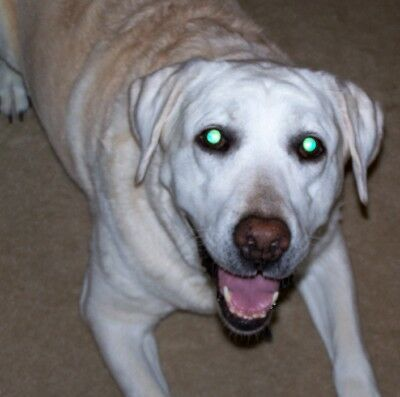
#> input picture lab-1/353.jpg, 400 x 397 px
$ jupyter execute --allow-errors ML_Lab1_Data_Fundamentals.ipynb
#> lines starting #> are read from the running program, lines starting #| are printed output that depends on the picture
# Machine Learning Technologies - Lab 1
## Data Handling and Visualisation Fundamentals

**Objectives:**
1. Learn to load and manipulate data with pandas
2. Visualise data with matplotlib
3. Work with images as numpy arrays
4. Get familiar with basic scikit-learn workflows

**Prerequisites:** Basic Python, numpy knowledge

---

## 1. NumPy refresher

NumPy arrays are the foundation of scientific Python.

[cell 1]
import numpy as np

[cell 2]
a = np.array([1, 2, 3, 4, 5])
print(a, a.shape, a.dtype)
b = np.array([[1,2,3,4],[1,2,3,4]])
print(b, b.shape, b.dtype)

[cell 3]
c = np.ones([3,3])
print(c)
d = np.arange(1,5)
print(d)

### Student Task

Create a 3×4 NumPy array containing the values 0–11.

[cell 4]
# TODO: create array
e = np.array([[0, 1, 2, 3], [4, 5, 6, 7], [8, 9, 10, 11]])

# TODO: print array and shape
print(e, e.shape)

## Working with Pandas

Pandas is the standard library for data manipulation in Python. It provides two main data structures:
- **Series**: 1D labelled array
- **DataFrame**: 2D labelled data structure (like a spreadsheet)

Let's start by importing the libraries we'll need:

[cell 5]
import pandas as pd
import matplotlib.pyplot as plt
# Set display options for better output
pd.set_option('display.max_columns', None)
pd.set_option('display.width', None)

## Pandas introduction

Pandas provides labelled, tabular data structures.

Before continuing, skim:
https://pandas.pydata.org/docs/user_guide/10min.html

One of the restrictions of numpy arrays is that everything must be of the same data type, Pandas does not have this issue

[cell 6]
data = {
    "name": ["Alice", "Bob", "Charlie", "Diana"],
    "age": [21, 23, 22, 24],
    "grade": [68, 75, 82, 90]
}

df = pd.DataFrame(data)
df

[cell 7]
df.info()

We can select an individual column using df["name"], this will return a series

If we want to convert this to a numpy array use .values

[cell 8]
print(df["name"])
print("now as array:")
print(df["name"].values)

### Student Task

- Select the `age` column
- Select `name` and `grade` together
- Filter rows where `grade >= 75`

[cell 9]
## todo
print(df["age"])
print(df[["name", "grade"]])
print(df[df['grade'] >= 75])

## Visualisation

[cell 10]
plt.plot(df["grade"])
plt.xlabel("Index")
plt.ylabel("Grade")
plt.show()
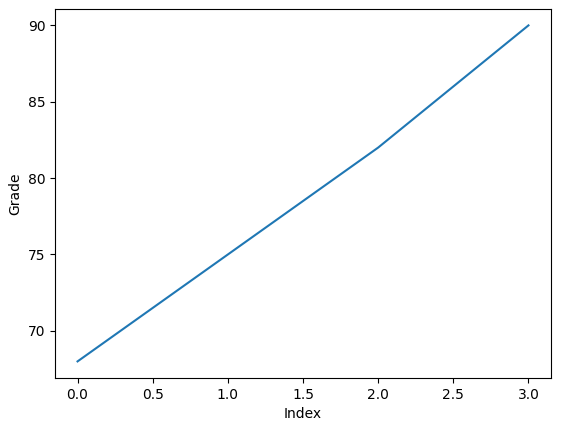
#> figure drawn by matplotlib, 1 panel

### Student Task

Create a bar chart of names vs grades.

(You could use plt.bar or df.plot(kind='bar'))

[cell 11]
# TODO
plt.bar(df["name"], df["grade"])
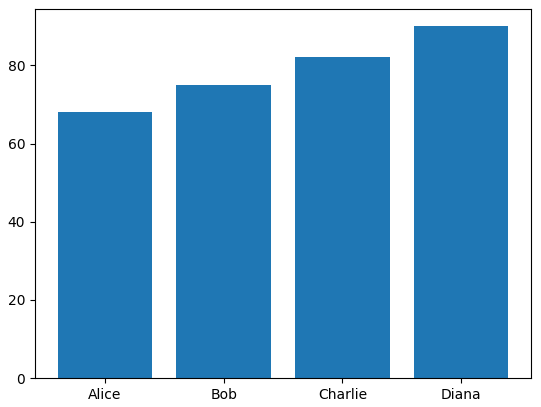
#> figure drawn by matplotlib, 1 panel; tallest bar 90 high, from x = 2.6 to 3.4

### 1.1 Creating Sample Data

First, let's create some sample CSV and JSON files to work with:

[cell 12]
# Create a sample CSV file - Student Grades
student_data = {
    'student_id': [1, 2, 3, 4, 5, 6, 7, 8, 9, 10],
    'name': ['Alice', 'Bob', 'Charlie', 'Diana', 'Eve',
             'Frank', 'Grace', 'Henry', 'Iris', 'Jack'],
    'age': [20, 22, 21, 23, 20, 22, 21, 24, 20, 23],
    'math_score': [85, 72, 90, 88, 76, 95, 82, 79, 91, 84],
    'science_score': [78, 85, 88, 92, 81, 89, 87, 75, 94, 80],
    'attendance': [95, 87, 92, 98, 85, 97, 90, 82, 96, 88]
}

df_students = pd.DataFrame(student_data)
df_students.to_csv('students.csv', index=False)

print("Created students.csv")
print(df_students.head())

[cell 13]
# Create a sample JSON file - Weather Data
weather_data = {
    'city': ['Limerick', 'Galway', 'Dublin', 'Cork', 'Belfast'],
    'temperature': [12.5, 11.8, 13.2, 13.8, 10.9],
    'humidity': [82, 85, 78, 80, 88],
    'wind_speed': [15.2, 18.5, 12.3, 14.1, 20.3],
    'rainfall_mm': [2.3, 3.1, 1.8, 2.0, 3.8]
}

df_weather = pd.DataFrame(weather_data)
df_weather.to_json('weather.json', orient='records', indent=2)

print("Created weather.json")
print(df_weather)

### 1.2 Loading Data

Now let's load these files and explore them:

[cell 14]
# Load CSV file
students_df = pd.read_csv('students.csv')

print("First few rows:")
print(students_df.head())

print("\nDataFrame info:")
print(students_df.info())

print("\nBasic statistics:")
print(students_df.describe())

[cell 15]
# Load JSON file
weather_df = pd.read_json('weather.json')

print("Weather DataFrame:")
print(weather_df)

print("\nColumn data types:")
print(weather_df.dtypes)

### 1.3 Data Wrangling

**Task 1:** Let's perform some common data manipulation tasks:

[cell 16]
# Task 1a: Calculate average score for each student
students_df['average_score'] = (students_df['math_score'] +
                                 students_df['science_score']) / 2

print("Students with average scores:")
print(students_df[['name', 'math_score', 'science_score', 'average_score']])

[cell 17]
# Task 1b: Filter students with average > 85
high_performers = students_df[students_df['average_score'] > 85]

print(f"\nHigh performers (avg > 85): {len(high_performers)} students")
print(high_performers[['name', 'average_score']])

[cell 18]
# Task 1c: Group by age and calculate mean scores
age_groups = students_df.groupby('age').agg({
    'math_score': 'mean',
    'science_score': 'mean',
    'attendance': 'mean'
}).round(2)

print("\nAverage scores by age:")
print(age_groups)

**Task 2:** Handle missing data (we'll artificially create some):

[cell 19]
# Introduce some missing values
students_with_missing = students_df.copy()
students_with_missing.loc[2, 'math_score'] = np.nan
students_with_missing.loc[5, 'science_score'] = np.nan
students_with_missing.loc[7, 'attendance'] = np.nan

print("DataFrame with missing values:")
print(students_with_missing)

print("\nMissing values per column:")
print(students_with_missing.isnull().sum())

[cell 20]
# Fill missing values with column mean
students_filled = students_with_missing.fillna(students_with_missing[["math_score","science_score","attendance"]].mean())

print("\nAfter filling with mean:")
print(students_filled)

# Alternatively, drop rows with missing values
students_dropped = students_with_missing.dropna()
print(f"\nRows after dropping NaN: {len(students_dropped)} (was {len(students_with_missing)})")
students_dropped

**Task 3:** Merge weather data with city information:

[cell 21]
# Create city information
city_info = pd.DataFrame({
    'city': ['Limerick', 'Galway', 'Dublin', 'Cork', 'Belfast'],
    'population': [94192, 79934, 554554, 208669, 343542],
    'province': ['Munster', 'Connacht', 'Leinster', 'Munster', 'Ulster']
})

# Merge dataframes
weather_merged = pd.merge(weather_df, city_info, on='city')

print("Merged weather data:")
print(weather_merged)

### 1.4 Quick Exercise

**Your turn!** Complete the following tasks:

1. Calculate the temperature-to-humidity ratio for each city

   (dataframename["newcolumn"] = ....  creates a new column or overwrites the column if the column name already exists)
3. Find the city with the highest rainfall

   (Boolean indexing might work here, if you don't know what that is, ask)
4. Create a new column categorising cities as 'Windy' (wind_speed > 15) or 'Calm'

   (np.where may work here like a ternary conditional OR use .apply)

[cell 22]
# Exercise solution space
# 1. Temperature-to-humidity ratio
weather_merged["temperature_humidity_ratio"] = weather_merged["temperature"] / weather_merged["humidity"]

# 2. City with highest rainfall
print(weather_merged[weather_merged["rainfall_mm"] == weather_merged["rainfall_mm"].max()]["city"])

# 3. Wind category
weather_merged["category"] = np.where(weather_merged["wind_speed"] > 15, "Windy", "Calm")
weather_merged

# Exercise Student Performance Analysis

[cell 23]
# Using the students_df DataFrame:
#
# 1. Create a new column 'grade' based on average_score:
#    - 'A' if average_score >= 90
#    - 'B' if 85 <= average_score < 90
#    - 'C' if 80 <= average_score < 85
#    - 'D' if average_score < 80
# Again np.where may work but difficult to read, np.select may work better, .apply is also a possibility
#
# 2. Count how many students got each grade - don't write a loop
#
# 3. Find the student(s) with the highest attendance
#
# 4. Calculate the correlation between attendance and average_score
#    (hint: use .corr() method)
#
# 5. Create a new DataFrame with only students who:
#    - Have attendance > 90, AND
#    - Have average_score > 85
#    Display their names and scores

# Your code here:

## Some Exercises

people.csv and devices.json were given to you on Moodle

Load both of these files using pandas and investigate the dataframes

#> (a cell that did not finish here is left out)

#> (a cell that did not finish here is left out)

#> (a cell that did not finish here is left out)

## Part 2: Visualisation with Matplotlib

Matplotlib is the foundational plotting library in Python. Let's explore various plot types:

### 2.1 Basic Plots

[cell 27]
# Line plot - Student scores
plt.figure(figsize=(10, 5))
plt.plot(students_df['name'], students_df['math_score'],
         marker='o', label='Maths', linewidth=2)
plt.plot(students_df['name'], students_df['science_score'],
         marker='s', label='Science', linewidth=2)
plt.xlabel('Student')
plt.ylabel('Score')
plt.title('Student Scores Comparison')
plt.legend()
plt.xticks(rotation=45)
plt.grid(True, alpha=0.3)
plt.tight_layout()
plt.show()

[cell 28]
# Bar chart - Weather comparison
fig, axes = plt.subplots(1, 2, figsize=(12, 5))

# Temperature bar chart
axes[0].bar(weather_merged['city'], weather_merged['temperature'],
            color='skyblue', edgecolor='navy')
axes[0].set_ylabel('Temperature (°C)')
axes[0].set_title('Temperature by City')
axes[0].tick_params(axis='x', rotation=45)

# Rainfall bar chart
axes[1].bar(weather_merged['city'], weather_merged['rainfall_mm'],
            color='steelblue', edgecolor='darkblue')
axes[1].set_ylabel('Rainfall (mm)')
axes[1].set_title('Rainfall by City')
axes[1].tick_params(axis='x', rotation=45)

plt.tight_layout()
plt.show()
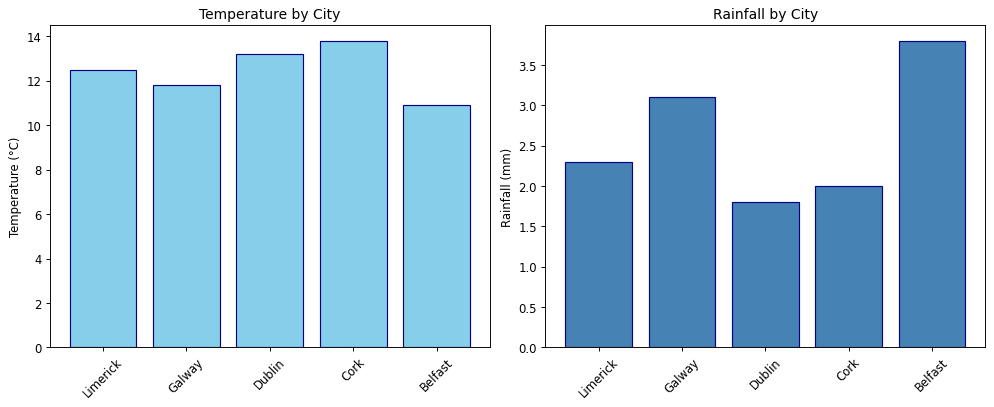
#> figure drawn by matplotlib, 2 panels; panel 1: tallest bar 13.8 high, from x = 2.6 to 3.4; panel 2: tallest bar 3.8 high, from x = 3.6 to 4.4

[cell 29]
# Scatter plot with trend line
plt.figure(figsize=(8, 6))
plt.scatter(students_df['attendance'], students_df['average_score'],
            s=100, alpha=0.6, c=students_df['age'], cmap='viridis')
plt.colorbar(label='Age')

# Add trend line
z = np.polyfit(students_df['attendance'], students_df['average_score'], 1)
p = np.poly1d(z)
plt.plot(students_df['attendance'], p(students_df['attendance']),
         "r--", alpha=0.8, label='Trend')

plt.xlabel('Attendance (%)')
plt.ylabel('Average Score')
plt.title('Attendance vs Performance')
plt.legend()
plt.grid(True, alpha=0.3)
plt.show()
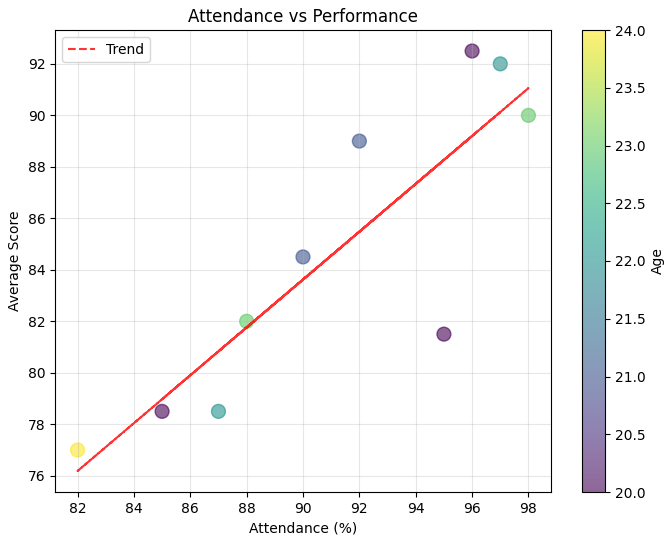
#> figure drawn by matplotlib, 2 panels

[cell 30]
# Histogram - Score distribution
fig, axes = plt.subplots(1, 2, figsize=(12, 5))

axes[0].hist(students_df['math_score'], bins=5,
             color='coral', edgecolor='black', alpha=0.7)
axes[0].set_xlabel('Maths Score')
axes[0].set_ylabel('Frequency')
axes[0].set_title('Distribution of Maths Scores')

axes[1].hist(students_df['science_score'], bins=5,
             color='lightgreen', edgecolor='black', alpha=0.7)
axes[1].set_xlabel('Science Score')
axes[1].set_ylabel('Frequency')
axes[1].set_title('Distribution of Science Scores')

plt.tight_layout()
plt.show()
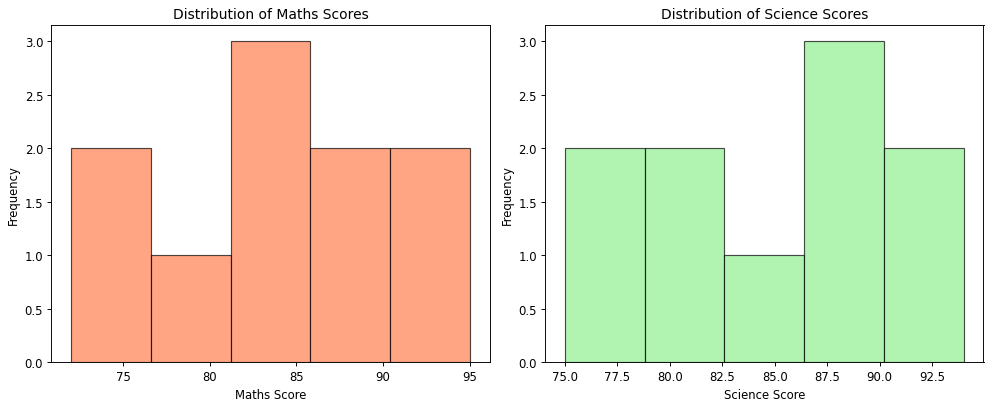
#> figure drawn by matplotlib, 2 panels; panel 1: tallest bar 3 high, from x = 81.2 to 85.8; panel 2: tallest bar 3 high, from x = 86.4 to 90.2

### 2.2 Subplots and Multiple Visualisations

[cell 31]
# Create a dashboard-style visualisation
fig = plt.figure(figsize=(14, 10))

# Define grid
gs = fig.add_gridspec(3, 3, hspace=0.3, wspace=0.3)

# Plot 1: Score comparison (spans 2 columns)
ax1 = fig.add_subplot(gs[0, :2])
x = np.arange(len(students_df))
width = 0.35
ax1.bar(x - width/2, students_df['math_score'], width, label='Maths', alpha=0.8)
ax1.bar(x + width/2, students_df['science_score'], width, label='Science', alpha=0.8)
ax1.set_xlabel('Student Index')
ax1.set_ylabel('Scores')
ax1.set_title('Score Comparison by Student')
ax1.legend()
ax1.grid(axis='y', alpha=0.3)

# Plot 2: Age distribution
ax2 = fig.add_subplot(gs[0, 2])
age_counts = students_df['age'].value_counts().sort_index()
ax2.pie(age_counts.values, labels=age_counts.index, autopct='%1.1f%%', startangle=90)
ax2.set_title('Age Distribution')

# Plot 3: Attendance box plot
ax3 = fig.add_subplot(gs[1, :])
ax3.boxplot([students_df['attendance'], students_df['math_score'],
             students_df['science_score']],
            labels=['Attendance', 'Maths', 'Science'])
ax3.set_ylabel('Value')
ax3.set_title('Distribution Comparison')
ax3.grid(axis='y', alpha=0.3)

# Plot 4: Weather scatter
ax4 = fig.add_subplot(gs[2, :2])
scatter = ax4.scatter(weather_merged['temperature'], weather_merged['humidity'],
                     s=weather_merged['rainfall_mm']*100,
                     c=weather_merged['wind_speed'],
                     cmap='coolwarm', alpha=0.6, edgecolors='black')
for i, city in enumerate(weather_merged['city']):
    ax4.annotate(city, (weather_merged['temperature'].iloc[i],
                        weather_merged['humidity'].iloc[i]))
ax4.set_xlabel('Temperature (°C)')
ax4.set_ylabel('Humidity (%)')
ax4.set_title('Weather Patterns (size=rainfall, colour=wind speed)')
plt.colorbar(scatter, ax=ax4, label='Wind Speed (km/h)')

# Plot 5: Summary statistics
ax5 = fig.add_subplot(gs[2, 2])
ax5.axis('off')
summary_text = f"""Summary Statistics:
==================
Students: {len(students_df)}
Avg Maths: {students_df['math_score'].mean():.1f}
Avg Science: {students_df['science_score'].mean():.1f}
Avg Attendance: {students_df['attendance'].mean():.1f}%

Cities: {len(weather_merged)}
Avg Temp: {weather_merged['temperature'].mean():.1f}°C
Avg Humidity: {weather_merged['humidity'].mean():.1f}%
"""
ax5.text(0.1, 0.5, summary_text, fontsize=10, family='monospace',
         verticalalignment='center')

plt.suptitle('Student Performance & Weather Dashboard', fontsize=16, fontweight='bold')
plt.show()
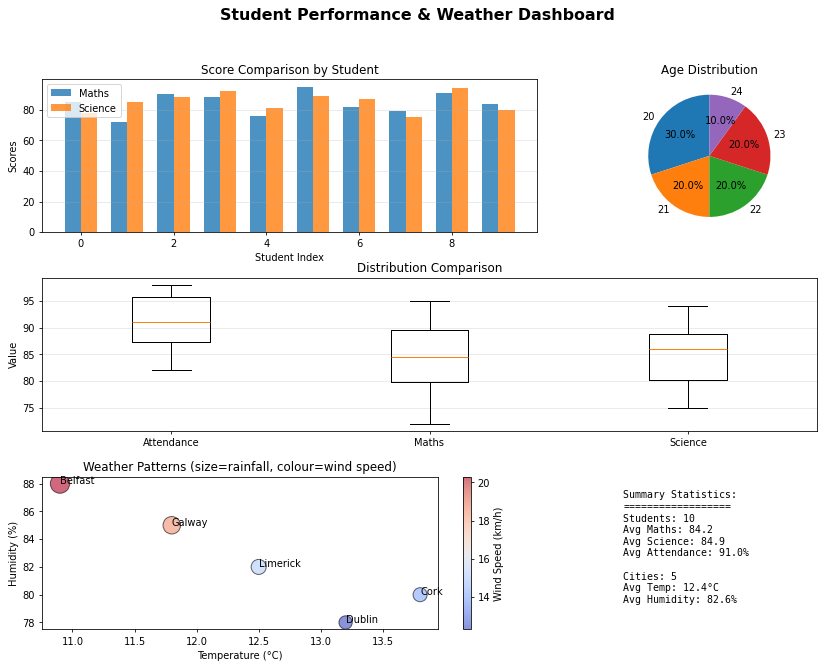
#> figure drawn by matplotlib, 5 panels; panel 1: tallest bar 95 high, from x = 4.65 to 5; panel 1: tallest bar 94 high, from x = 8 to 8.35

## Exercise for matplotlib

[cell 32]
# Create a figure with 1 row and 2 columns of subplots
fig, (ax1, ax2) = plt.subplots(1, 2, figsize=(12, 5))

# Left subplot: Bar chart of temperature by city
ax1.bar(weather_merged['city'], weather_merged['temperature'], color='steelblue', alpha=0.7)
ax1.set_xlabel('City')
ax1.set_ylabel('Temperature (°C)')
ax1.set_title('Temperature by City')
ax1.tick_params(axis='x', rotation=45)

# Right subplot: Scatter plot with humidity vs rainfall, sized by wind speed
ax2.scatter(weather_merged['humidity'], weather_merged['rainfall_mm'],
            s=weather_merged['wind_speed']*20, alpha=0.6, color='coral', edgecolors='black')
ax2.set_xlabel('Humidity (%)')
ax2.set_ylabel('Rainfall (mm)')
ax2.set_title('Humidity vs Rainfall (size = wind speed)')

# Adjust spacing between subplots
plt.tight_layout()
plt.show()
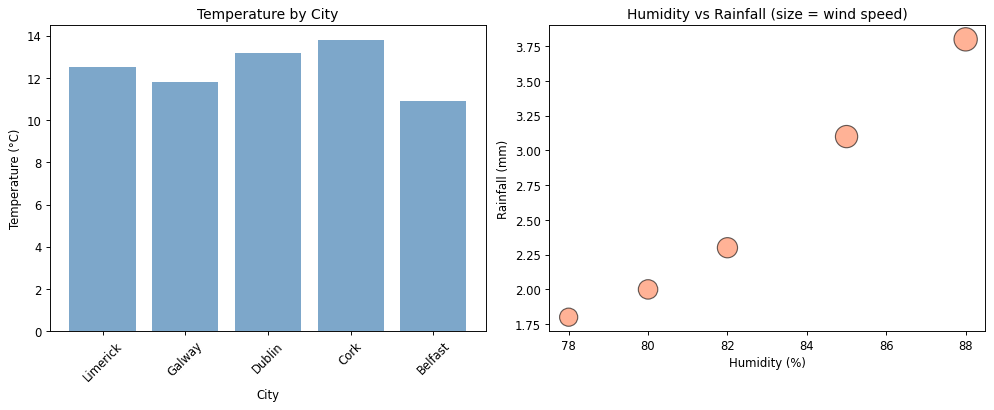
#> figure drawn by matplotlib, 2 panels; panel 1: tallest bar 13.8 high, from x = 2.6 to 3.4

---
## Part 3: Working with Images

Images are simply arrays of numbers! Let's explore how to work with them:

### 3.1 Create Sample Images

[cell 33]
from PIL import Image

# Create a simple RGB image using numpy
# Red gradient
red_image = np.zeros((200, 200, 3), dtype=np.uint8)
for i in range(200):
    red_image[:, i] = [i, 0, 0]  # RGB format

# Blue gradient
blue_image = np.zeros((200, 200, 3), dtype=np.uint8)
for i in range(200):
    blue_image[i, :] = [0, 0, i]

# Save using PIL
Image.fromarray(red_image).save('red_gradient.png')
Image.fromarray(blue_image).save('blue_gradient.png')

print("Created sample images: red_gradient.png and blue_gradient.png")
print(f"Red image shape: {red_image.shape}")
print(f"Data type: {red_image.dtype}")
print(f"Value range: [{red_image.min()}, {red_image.max()}]")

### 3.2 Loading and Displaying Images

**Important Note:** PIL and OpenCV handle colours differently!
- **PIL/Matplotlib**: RGB (Red, Green, Blue)
- **OpenCV**: BGR (Blue, Green, Red)

As we are unable to import OpenCV on the lab machines, I have replaced that with simulating OpenCV's behaviour

[cell 34]
from PIL import Image

# Load image with PIL
pil_image = Image.open('red_gradient.png')
pil_array = np.array(pil_image)

# Create a "fake BGR" version by swapping channels manually
# This simulates what OpenCV does
bgr_array = pil_array[:, :, ::-1]  # Reverse the channel order

# Compare
fig, axes = plt.subplots(1, 3, figsize=(15, 5))

axes[0].imshow(pil_array)
axes[0].set_title('PIL (RGB) - Correct')
axes[0].axis('off')

axes[1].imshow(bgr_array)
axes[1].set_title('Channels Reversed (BGR→RGB) - Wrong!')
axes[1].axis('off')

# Fix by reversing again
bgr_to_rgb = bgr_array[:, :, ::-1]
axes[2].imshow(bgr_to_rgb)
axes[2].set_title('Channels Corrected - Right Again')
axes[2].axis('off')

plt.tight_layout()
plt.show()

print("Notice how the middle image looks wrong!")
print("When channels are in wrong order: blue appears red, red appears blue")
print("\nImportant: Different libraries use different channel orders:")
print("  • PIL/Matplotlib: RGB")
print("  • OpenCV: BGR")
print("  • Always check documentation!")

## Exercise, fix the colour space

Now try with the image 353.jpg

[cell 35]
# Load image using PIL
img_dog = Image.open('353.jpg')
#> img_dog is the input picture: PIL image 400x397 RGB; mean R, G, B 115.9, 111.4, 111.6
#> (the rest of the program and of its run is left out)
